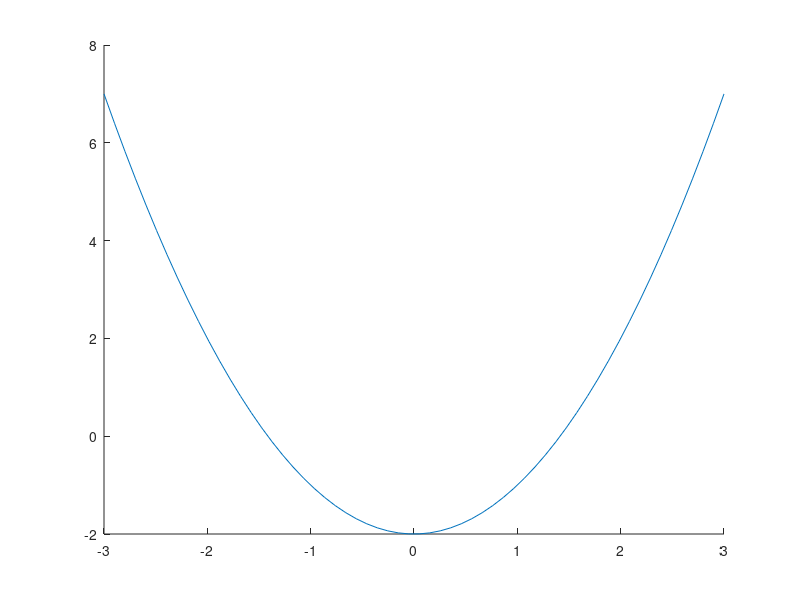

MATLAB code for this plot: (Note: this script raises an error after producing the figure.)
f=@(x) x.^2-2;
fd=@(x) 2*x;
maxit=15;
m_eps=eps;
x=[ 2 4 8 16 32 64 ];
x_g = linspace(-3,3,60);
hold on;
plot(x_g,f(x_g));
plot(x_g,0,'-');
hold off;

x0=x(1)
newton(x0,f,fd,m_eps,maxit);
disp('-------------------------');

x0=x(2)
newton(x0,f,fd,m_eps,maxit);
disp('-------------------------');

x0=x(3)
newton(x0,f,fd,m_eps,maxit);
disp('-------------------------');

x0=x(4)
newton(x0,f,fd,m_eps,maxit);
disp('-------------------------');

x0=x(5)
newton(x0,f,fd,m_eps,maxit);
disp('-------------------------');

x0=x(6)
newton(x0,f,fd,m_eps,maxit);
disp('-------------------------');
